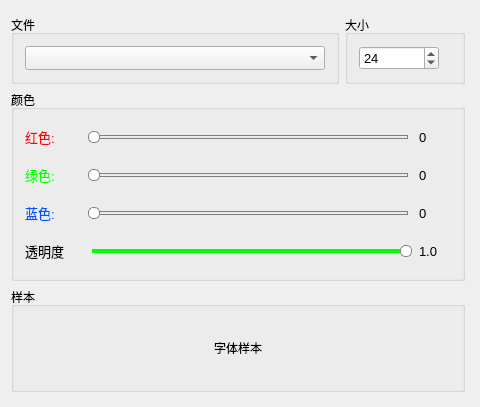
<?xml version="1.0" encoding="UTF-8"?>
<ui version="4.0">
 <class>FontWidgetClass</class>
 <widget class="QDialog" name="FontWidgetClass">
  <property name="geometry">
   <rect>
    <x>0</x>
    <y>0</y>
    <width>480</width>
    <height>360</height>
   </rect>
  </property>
  <property name="windowTitle">
   <string>字体设置</string>
  </property>
  <layout class="QGridLayout" name="gridLayout">
   <property name="verticalSpacing">
    <number>4</number>
   </property>
   <item row="0" column="0">
    <layout class="QVBoxLayout" name="verticalLayout">
     <property name="leftMargin">
      <number>0</number>
     </property>
     <property name="topMargin">
      <number>4</number>
     </property>
     <property name="rightMargin">
      <number>4</number>
     </property>
     <property name="bottomMargin">
      <number>4</number>
     </property>
     <item>
      <layout class="QHBoxLayout" name="horizontalLayout_6">
       <property name="leftMargin">
        <number>0</number>
       </property>
       <property name="rightMargin">
        <number>0</number>
       </property>
       <item>
        <widget class="QGroupBox" name="groupBox_3">
         <property name="title">
          <string>文件</string>
         </property>
         <layout class="QVBoxLayout" name="verticalLayout_6">
          <item>
           <widget class="QComboBox" name="m_cboPath">
            <property name="minimumSize">
             <size>
              <width>0</width>
              <height>24</height>
             </size>
            </property>
            <property name="maximumSize">
             <size>
              <width>16777215</width>
              <height>24</height>
             </size>
            </property>
            <property name="font">
             <font>
              <pointsize>10</pointsize>
             </font>
            </property>
           </widget>
          </item>
         </layout>
        </widget>
       </item>
       <item>
        <widget class="QGroupBox" name="groupBox_4">
         <property name="maximumSize">
          <size>
           <width>120</width>
           <height>16777215</height>
          </size>
         </property>
         <property name="title">
          <string>大小</string>
         </property>
         <layout class="QVBoxLayout" name="verticalLayout_7">
          <item>
           <widget class="QSpinBox" name="m_spbSize">
            <property name="minimumSize">
             <size>
              <width>80</width>
              <height>24</height>
             </size>
            </property>
            <property name="maximumSize">
             <size>
              <width>80</width>
              <height>24</height>
             </size>
            </property>
            <property name="font">
             <font>
              <pointsize>10</pointsize>
             </font>
            </property>
            <property name="minimum">
             <number>10</number>
            </property>
            <property name="maximum">
             <number>50</number>
            </property>
            <property name="value">
             <number>24</number>
            </property>
           </widget>
          </item>
         </layout>
        </widget>
       </item>
      </layout>
     </item>
     <item>
      <widget class="QGroupBox" name="groupBox">
       <property name="title">
        <string>颜色</string>
       </property>
       <layout class="QHBoxLayout" name="horizontalLayout_5">
        <item>
         <layout class="QVBoxLayout" name="verticalLayout_2">
          <item>
           <layout class="QHBoxLayout" name="horizontalLayout_4">
            <item>
             <widget class="QLabel" name="m_labRed">
              <property name="minimumSize">
               <size>
                <width>56</width>
                <height>32</height>
               </size>
              </property>
              <property name="maximumSize">
               <size>
                <width>56</width>
                <height>32</height>
               </size>
              </property>
              <property name="font">
               <font>
                <pointsize>10</pointsize>
               </font>
              </property>
              <property name="styleSheet">
               <string notr="true">color: rgb(255, 0, 0);</string>
              </property>
              <property name="text">
               <string>红色:</string>
              </property>
             </widget>
            </item>
            <item>
             <widget class="QSlider" name="m_sldRed">
              <property name="minimumSize">
               <size>
                <width>0</width>
                <height>16</height>
               </size>
              </property>
              <property name="styleSheet">
               <string notr="true">#m_sldRed::groove:horizontal { 
	border: 1px solid gray;
	height: 2px; 
    left: 5px;
	right: 5px; 
} 
#m_sldRed::handle:horizontal { 
	border: 1px solid gray; 
	background:white;
	border-radius: 5px;
	width: 10px; 
	height: 10px; 
	margin: -5px; 
} 
#m_sldRed::sub-page:horizontal{ 
	background: rgb(0, 255, 0); 
}</string>
              </property>
              <property name="maximum">
               <number>255</number>
              </property>
              <property name="orientation">
               <enum>Qt::Orientation::Horizontal</enum>
              </property>
             </widget>
            </item>
            <item>
             <widget class="QLabel" name="m_labRedValue">
              <property name="minimumSize">
               <size>
                <width>32</width>
                <height>32</height>
               </size>
              </property>
              <property name="maximumSize">
               <size>
                <width>32</width>
                <height>32</height>
               </size>
              </property>
              <property name="font">
               <font>
                <pointsize>10</pointsize>
               </font>
              </property>
              <property name="text">
               <string>0</string>
              </property>
             </widget>
            </item>
           </layout>
          </item>
          <item>
           <layout class="QHBoxLayout" name="horizontalLayout_3">
            <item>
             <widget class="QLabel" name="m_labGreen">
              <property name="minimumSize">
               <size>
                <width>56</width>
                <height>32</height>
               </size>
              </property>
              <property name="maximumSize">
               <size>
                <width>56</width>
                <height>32</height>
               </size>
              </property>
              <property name="font">
               <font>
                <pointsize>10</pointsize>
               </font>
              </property>
              <property name="styleSheet">
               <string notr="true">color: rgb(0, 255, 0);</string>
              </property>
              <property name="text">
               <string>绿色:</string>
              </property>
             </widget>
            </item>
            <item>
             <widget class="QSlider" name="m_sldGreen">
              <property name="minimumSize">
               <size>
                <width>0</width>
                <height>16</height>
               </size>
              </property>
              <property name="styleSheet">
               <string notr="true">#m_sldGreen::groove:horizontal { 
	border: 1px solid gray;
	height: 2px; 
    left: 5px;
	right: 5px; 
} 
#m_sldGreen::handle:horizontal { 
	border: 1px solid gray; 
	background:white;
	border-radius: 5px;
	width: 10px; 
	height: 10px; 
	margin: -5px; 
} 
#m_sldGreen::sub-page:horizontal{ 
	background: rgb(0, 255, 0); 
}</string>
              </property>
              <property name="maximum">
               <number>255</number>
              </property>
              <property name="orientation">
               <enum>Qt::Orientation::Horizontal</enum>
              </property>
             </widget>
            </item>
            <item>
             <widget class="QLabel" name="m_labGreenValue">
              <property name="minimumSize">
               <size>
                <width>32</width>
                <height>32</height>
               </size>
              </property>
              <property name="maximumSize">
               <size>
                <width>32</width>
                <height>32</height>
               </size>
              </property>
              <property name="font">
               <font>
                <pointsize>10</pointsize>
               </font>
              </property>
              <property name="text">
               <string>0</string>
              </property>
             </widget>
            </item>
           </layout>
          </item>
          <item>
           <layout class="QHBoxLayout" name="horizontalLayout_2">
            <item>
             <widget class="QLabel" name="m_labBlue">
              <property name="minimumSize">
               <size>
                <width>56</width>
                <height>32</height>
               </size>
              </property>
              <property name="maximumSize">
               <size>
                <width>56</width>
                <height>32</height>
               </size>
              </property>
              <property name="font">
               <font>
                <pointsize>10</pointsize>
               </font>
              </property>
              <property name="styleSheet">
               <string notr="true">color: rgb(0, 85, 255);</string>
              </property>
              <property name="text">
               <string>蓝色:</string>
              </property>
             </widget>
            </item>
            <item>
             <widget class="QSlider" name="m_sldBlue">
              <property name="minimumSize">
               <size>
                <width>0</width>
                <height>16</height>
               </size>
              </property>
              <property name="styleSheet">
               <string notr="true">#m_sldBlue::groove:horizontal { 
	border: 1px solid gray;
	height: 2px; 
    left: 5px;
	right: 5px; 
} 
#m_sldBlue::handle:horizontal { 
	border: 1px solid gray; 
	background:white;
	border-radius: 5px;
	width: 10px; 
	height: 10px; 
	margin: -5px; 
} 
#m_sldBlue::sub-page:horizontal{ 
	background: rgb(0, 255, 0); 
}</string>
              </property>
              <property name="maximum">
               <number>255</number>
              </property>
              <property name="orientation">
               <enum>Qt::Orientation::Horizontal</enum>
              </property>
             </widget>
            </item>
            <item>
             <widget class="QLabel" name="m_labBlueValue">
              <property name="minimumSize">
               <size>
                <width>32</width>
                <height>32</height>
               </size>
              </property>
              <property name="maximumSize">
               <size>
                <width>32</width>
                <height>32</height>
               </size>
              </property>
              <property name="font">
               <font>
                <pointsize>10</pointsize>
               </font>
              </property>
              <property name="text">
               <string>0</string>
              </property>
             </widget>
            </item>
           </layout>
          </item>
          <item>
           <layout class="QHBoxLayout" name="horizontalLayout">
            <item>
             <widget class="QLabel" name="m_labAlpha">
              <property name="minimumSize">
               <size>
                <width>56</width>
                <height>32</height>
               </size>
              </property>
              <property name="maximumSize">
               <size>
                <width>56</width>
                <height>32</height>
               </size>
              </property>
              <property name="font">
               <font>
                <pointsize>10</pointsize>
               </font>
              </property>
              <property name="text">
               <string>透明度</string>
              </property>
             </widget>
            </item>
            <item>
             <widget class="QSlider" name="m_sldAlpha">
              <property name="minimumSize">
               <size>
                <width>0</width>
                <height>16</height>
               </size>
              </property>
              <property name="styleSheet">
               <string notr="true">#m_sldAlpha::groove:horizontal { 
	border: 1px solid gray;
	height: 2px; 
    left: 5px;
	right: 5px; 
} 
#m_sldAlpha::handle:horizontal { 
	border: 1px solid gray; 
	background:white;
	border-radius: 5px;
	width: 10px; 
	height: 10px; 
	margin: -5px; 
} 
#m_sldAlpha::sub-page:horizontal{ 
	background: rgb(0, 255, 0); 
}</string>
              </property>
              <property name="maximum">
               <number>100</number>
              </property>
              <property name="value">
               <number>100</number>
              </property>
              <property name="orientation">
               <enum>Qt::Orientation::Horizontal</enum>
              </property>
             </widget>
            </item>
            <item>
             <widget class="QLabel" name="m_labAlphaValue">
              <property name="minimumSize">
               <size>
                <width>32</width>
                <height>32</height>
               </size>
              </property>
              <property name="maximumSize">
               <size>
                <width>32</width>
                <height>32</height>
               </size>
              </property>
              <property name="font">
               <font>
                <pointsize>10</pointsize>
               </font>
              </property>
              <property name="text">
               <string>1.0</string>
              </property>
             </widget>
            </item>
           </layout>
          </item>
         </layout>
        </item>
       </layout>
      </widget>
     </item>
     <item>
      <widget class="QGroupBox" name="groupBox_2">
       <property name="title">
        <string>样本</string>
       </property>
       <layout class="QVBoxLayout" name="verticalLayout_5">
        <item>
         <widget class="QLabel" name="m_labSample">
          <property name="minimumSize">
           <size>
            <width>0</width>
            <height>60</height>
           </size>
          </property>
          <property name="text">
           <string>字体样本</string>
          </property>
          <property name="alignment">
           <set>Qt::AlignmentFlag::AlignCenter</set>
          </property>
         </widget>
        </item>
       </layout>
      </widget>
     </item>
    </layout>
   </item>
  </layout>
 </widget>
 <layoutdefault spacing="6" margin="11"/>
 <resources/>
 <connections/>
</ui>
